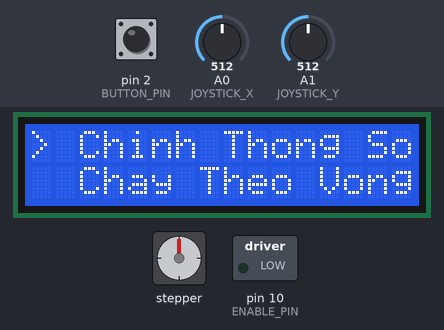
Recording of a sketch running on a simulated Arduino Uno, built with avr-gcc and run on an emulated ATmega328P. On the bench: 16×2 character LCD, stepper motor, switched loads named in the sketch (green lamp = pin HIGH). Inputs (shaded band) come from the test bench; at power-on: A1 (JOYSTICK_Y) = 512, pin 2 (BUTTON_PIN) HIGH, A0 (JOYSTICK_X) = 512. Stepper angles assume 200 steps per turn.

Above: at 0.2 s.
2.4 s: A1 (JOYSTICK_Y) set to 589
3.9 s: A1 (JOYSTICK_Y) set to 609
At 4.07 s:
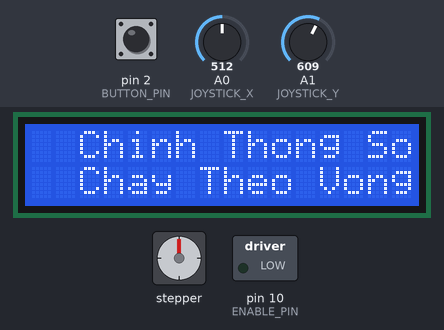
6.2 s: pin 2 (BUTTON_PIN) pulled LOW for 1 s
At 7.7 s:
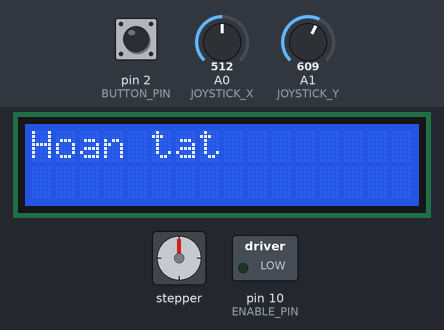
9.5 s: pin 2 (BUTTON_PIN) pulled LOW for 0.15 s
At 9.91 s:
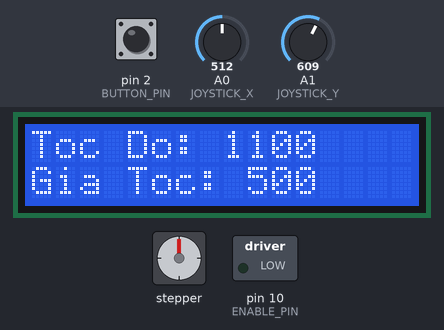
11.9 s: pin 2 (BUTTON_PIN) pulled LOW for 3.2 s
At 12.75 s:
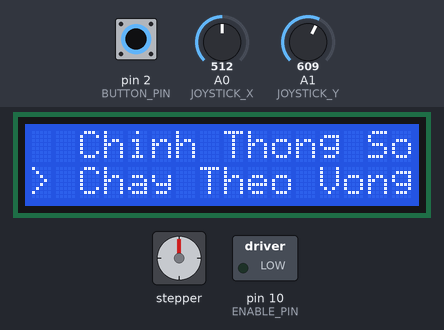
18.1 s: pin 2 (BUTTON_PIN) pulled LOW for 1 s
At 19.4 s:
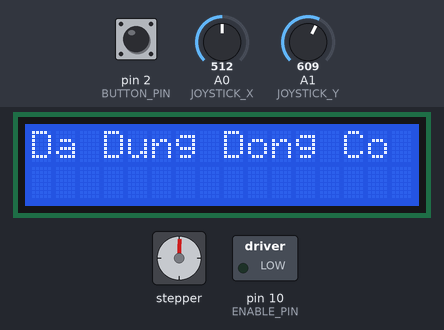
Timing chart, 0 to 21.1 s (numbered marks = the images above; inputs shaded):
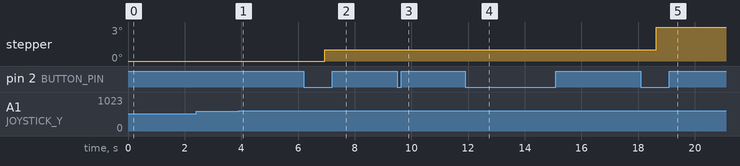

The sketch:

motorstep.ino
```cpp
#include <AccelStepper.h>
#include <Wire.h>
#include <LiquidCrystal_I2C.h>
#include "control.h"

// Chân joystick
#define JOYSTICK_X A0
#define JOYSTICK_Y A1
#define BUTTON_PIN 2

// Chân điều khiển TB6600
#define STEP_PIN 8
#define DIR_PIN 9
#define ENABLE_PIN 10

// LCD
LiquidCrystal_I2C lcd(0x27, 16, 2);

// Khởi tạo động cơ
AccelStepper stepper(AccelStepper::DRIVER, STEP_PIN, DIR_PIN);

// Joystick và nút bấm
int joystickX = 0, joystickY = 0;
int buttonState = 0, prevButtonState = 0;

// Menu
int cursorPosition = 0;
String mainMenu[] = {"Chinh Thong So", "Bat Dau Dong Co", "Chay Theo Vong"};
int menuCount = sizeof(mainMenu) / sizeof(mainMenu[0]);

// Thông số động cơ
int motorSpeed = 1000;     // Tốc độ (step/giây)
int motorAcceleration = 500; // Gia tốc (step/giây^2)
int motorDirection = 1;    // Hướng động cơ (1: thuận, -1: nghịch)

void setup() {
  // LCD
  lcd.begin(16, 2);
  lcd.setBacklight(true);
  lcd.clear();
  displayMainMenu();

  // Joystick và nút bấm
  pinMode(BUTTON_PIN, INPUT_PULLUP);

  // Động cơ
  pinMode(ENABLE_PIN, OUTPUT);
  digitalWrite(ENABLE_PIN, LOW); // Kích hoạt động cơ
  stepper.setMaxSpeed(motorSpeed);
  stepper.setAcceleration(motorAcceleration);

  lcd.print("Khoi Dong OK");
  delay(1000);
  lcd.clear();
}

void loop() {
  joystickX = analogRead(JOYSTICK_X);
  joystickY = analogRead(JOYSTICK_Y);
  buttonState = digitalRead(BUTTON_PIN);

  // Đọc lệnh từ ESP8266
  if (Serial.available() > 0) {
    String command = Serial.readStringUntil('\n');
    command.trim();
    handleIoTCommand(command);
  }

  // Điều hướng menu
  handleJoystick();
  if (buttonState == LOW && prevButtonState == HIGH) {
    executeMenuOption();
  }
  prevButtonState = buttonState;
}

// Điều hướng menu bằng joystick
void handleJoystick() {
  if (joystickY < 400) { // Lên
    cursorPosition--;
    if (cursorPosition < 0) cursorPosition = menuCount - 1;
    displayMainMenu();
    delay(200);
  }
  else if (joystickY > 600) { // Xuống
    cursorPosition++;
    if (cursorPosition >= menuCount) cursorPosition = 0;
    displayMainMenu();
    delay(200);
  }
}

// Hiển thị menu chính
void displayMainMenu() {
  lcd.clear();
  for (int i = 0; i < menuCount; i++) {
    lcd.setCursor(0, i);
    if (i == cursorPosition) {
      lcd.print("> ");
    } else {
      lcd.print("  ");
    }
    lcd.print(mainMenu[i]);
  }
}

// Thực thi tùy chọn menu
void executeMenuOption() {
  if (cursorPosition == 0) {
    adjustMotorSettings();
  } else if (cursorPosition == 1) {
    runMotor();
  } else if (cursorPosition == 2) {
    runMotorByRevolution();
  }
}

// Chỉnh thông số động cơ
void adjustMotorSettings() {
  lcd.clear();
  lcd.setCursor(0, 0);
  lcd.print("Toc Do: ");
  lcd.print(motorSpeed);
  lcd.setCursor(0, 1);
  lcd.print("Gia Toc: ");
  lcd.print(motorAcceleration);

  while (true) {
    joystickX = analogRead(JOYSTICK_X);
    joystickY = analogRead(JOYSTICK_Y);
    buttonState = digitalRead(BUTTON_PIN);

    // Điều chỉnh tốc độ
    if (joystickY < 400) {
      motorSpeed -= 100;
      if (motorSpeed < 100) motorSpeed = 100;
      updateMotorSettings();
    }
    if (joystickY > 600) {
      motorSpeed += 100;
      if (motorSpeed > 2000) motorSpeed = 2000;
      updateMotorSettings();
    }

    // Điều chỉnh gia tốc
    if (joystickX > 600) {
      motorAcceleration += 50;
      if (motorAcceleration > 1000) motorAcceleration = 1000;
      updateMotorSettings();
    }
    if (joystickX < 400) {
      motorAcceleration -= 50;
      if (motorAcceleration < 50) motorAcceleration = 50;
      updateMotorSettings();
    }

    // Thoát menu
    if (buttonState == LOW && prevButtonState == HIGH) {
      break;
    }
    prevButtonState = buttonState;
  }
  stepper.setMaxSpeed(motorSpeed);
  stepper.setAcceleration(motorAcceleration);
  displayMainMenu();
}

// Cập nhật thông số động cơ trên LCD
void updateMotorSettings() {
  lcd.clear();
  lcd.setCursor(0, 0);
  lcd.print("Toc Do: ");
  lcd.print(motorSpeed);
  lcd.setCursor(0, 1);
  lcd.print("Gia Toc: ");
  lcd.print(motorAcceleration);
  delay(200);
}

// Chạy động cơ
void runMotor() {
  lcd.clear();
  lcd.print("Chay Dong Co...");
  lcd.setCursor(0, 1);
  lcd.print("Nhan nut de Dung");

  stepper.moveTo(10000); // Quay 10.000 bước (hoặc tùy bạn điều chỉnh)

  while (stepper.distanceToGo() != 0) {
    stepper.run(); // Thực thi chuyển động

    buttonState = digitalRead(BUTTON_PIN);
    if (buttonState == LOW) {
      stepper.stop(); // Dừng động cơ
      break;
    }
  }

  lcd.clear();
  lcd.print("Da Dung Dong Co");
  delay(1000);
  displayMainMenu();
}


// Chạy động cơ theo số vòng quay
void runMotorByRevolution() {
  lcd.clear();
  lcd.print("Nhap so vong quay");
  lcd.setCursor(0, 1);
  lcd.print("Doi nut de OK");

  int revolutions = 1; // Số vòng quay mặc định
  int stepsPerRevolution = 200; // Số bước trên mỗi vòng quay (thay đổi tùy loại động cơ)

  while (true) {
    joystickX = analogRead(JOYSTICK_X);
    joystickY = analogRead(JOYSTICK_Y);
    buttonState = digitalRead(BUTTON_PIN);

    // Tăng số vòng quay
    if (joystickY < 400) {
      revolutions++;
      if (revolutions > 100) revolutions = 100; // Giới hạn tối đa 100 vòng
      updateRevolutionsDisplay(revolutions);
    }

    // Giảm số vòng quay
    if (joystickY > 600) {
      revolutions--;
      if (revolutions < 1) revolutions = 1; // Giới hạn tối thiểu 1 vòng
      updateRevolutionsDisplay(revolutions);
    }

    // Xác nhận nhập
    if (buttonState == LOW && prevButtonState == HIGH) {
      break;
    }
    prevButtonState = buttonState;
  }

  // Tính tổng số bước
  int totalSteps = revolutions * stepsPerRevolution;

  // Hiển thị và chạy động cơ
  lcd.clear();
  lcd.print("Dang chay...");
  lcd.setCursor(0, 1);
  lcd.print("Vong: ");
  lcd.print(revolutions);

  stepper.moveTo(totalSteps); // Quay số bước đã tính toán

  while (stepper.distanceToGo() != 0) {
    stepper.run(); // Thực thi chuyển động

    buttonState = digitalRead(BUTTON_PIN);
    if (buttonState == LOW) {
      stepper.stop(); // Dừng động cơ
      break;
    }
  }

  lcd.clear();
  lcd.print("Hoan tat");
  delay(1000);
  displayMainMenu();
}

// Cập nhật hiển thị số vòng quay trên LCD
void updateRevolutionsDisplay(int revolutions) {
  lcd.clear();
  lcd.setCursor(0, 0);
  lcd.print("So vong: ");
  lcd.print(revolutions);
  lcd.setCursor(0, 1);
  lcd.print("Doi nut de OK");
  delay(200);
}

// Xử lý lệnh IoT
void handleIoTCommand(String command) {
  if (command == "start") {
    stepper.move(10000); // Start the motor
  } else if (command == "stop") {
    stepper.stop(); // Stop the motor
  } else if (command == "reverse") {
    motorDirection *= -1;
    stepper.setSpeed(motorSpeed * motorDirection);
  } else if (command == "speed_up") {
    motorSpeed += 100;
    stepper.setMaxSpeed(motorSpeed);
  } else if (command == "speed_down") {
    motorSpeed -= 100;
    if (motorSpeed < 100) motorSpeed = 100;
    stepper.setMaxSpeed(motorSpeed);
  }
}
```

control.h
```cpp

```

Measured:
- the behaviour switches between 600 and 601 on A1 (JOYSTICK_Y) (found by bisection; images 0 and 1)
- after the input at 2.4 s, every drawn part: stays the same
- after the input at 3.9 s, the display: changes after 0.05 s (image 1)
- after the input at 9.5 s, the display: first differs from a run without the input after 0.31 s (image 3)
- after the input at 11.9 s, the display: first changes after 0.43 s (image 4 shows a later state)
